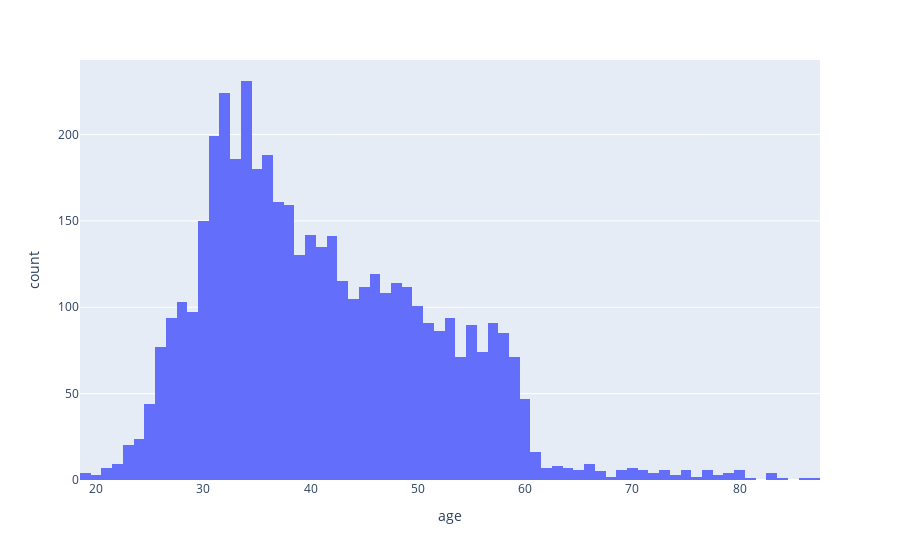

This figure's notebook cell:
### Code cell
fig = px.histogram(data, x='age')
fig.show()

### Figure 1 — Plotly figure (JSON) as saved in the notebook; plotly's stock layout.template omitted (floating-point values rounded to 4 significant figures; data arrays with more than 128 entries replaced by an {"elided": "..."} marker saying what was removed)
{"data": [{"alignmentgroup": "True", "bingroup": "x", "hovertemplate": "age=%{x}<br>count=%{y}<extra></extra>", "legendgroup": "", "marker": {"color": "#636efa", "pattern": {"shape": ""}}, "name": "", "offsetgroup": "", "orientation": "v", "showlegend": false, "type": "histogram", "x": {"elided": "4521 int values"}, "xaxis": "x", "yaxis": "y"}], "layout": {"barmode": "relative", "legend": {"tracegroupgap": 0}, "margin": {"t": 60}, "xaxis": {"anchor": "y", "domain": [0, 1], "title": {"text": "age"}}, "yaxis": {"anchor": "x", "domain": [0, 1], "title": {"text": "count"}}}}
